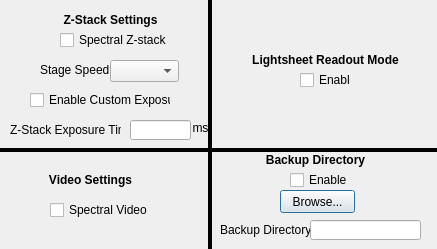
<?xml version="1.0" encoding="UTF-8"?>
<ui version="4.0">
 <class>HTLSAdvSettingsDialog</class>
 <widget class="QDialog" name="HTLSAdvSettingsDialog">
  <property name="geometry">
   <rect>
    <x>0</x>
    <y>0</y>
    <width>437</width>
    <height>249</height>
   </rect>
  </property>
  <property name="windowTitle">
   <string>Advanced Settings</string>
  </property>
  <widget class="QLabel" name="z_stack_exp_unit_label">
   <property name="geometry">
    <rect>
     <x>190</x>
     <y>120</y>
     <width>21</width>
     <height>16</height>
    </rect>
   </property>
   <property name="text">
    <string>ms</string>
   </property>
   <property name="alignment">
    <set>Qt::AlignCenter</set>
   </property>
  </widget>
  <widget class="QLabel" name="z_stack_settings_label">
   <property name="geometry">
    <rect>
     <x>60</x>
     <y>10</y>
     <width>101</width>
     <height>20</height>
    </rect>
   </property>
   <property name="text">
    <string>&lt;html&gt;&lt;head/&gt;&lt;body&gt;&lt;p&gt;&lt;span style=&quot; font-weight:600;&quot;&gt;Z-Stack Settings&lt;/span&gt;&lt;/p&gt;&lt;/body&gt;&lt;/html&gt;</string>
   </property>
   <property name="alignment">
    <set>Qt::AlignCenter</set>
   </property>
  </widget>
  <widget class="QLineEdit" name="z_stack_exposure_line_edit">
   <property name="geometry">
    <rect>
     <x>130</x>
     <y>120</y>
     <width>61</width>
     <height>20</height>
    </rect>
   </property>
   <property name="whatsThis">
    <string>&lt;html&gt;&lt;head/&gt;&lt;body&gt;&lt;p&gt;Exposure time for use in Z-stack. &lt;/p&gt;&lt;p&gt;If spectral Z-stack is enabled, exposure time is only limited by camera's min/max exposure time. &lt;/p&gt;&lt;p&gt;If both spectral Z-stack and custom exposure are disabled, exposure time will be ~ 1/stage_speed&lt;/p&gt;&lt;p&gt;If spectral Z-stack is disabaled but custom exposure is enabled, allowed exposure time is determined by camera's allowed exposure in external trigger mode. See Hamamatsu documentation for more details.&lt;/p&gt;&lt;/body&gt;&lt;/html&gt;</string>
   </property>
  </widget>
  <widget class="QLabel" name="z_stack_exposure_label">
   <property name="geometry">
    <rect>
     <x>10</x>
     <y>120</y>
     <width>111</width>
     <height>20</height>
    </rect>
   </property>
   <property name="text">
    <string>Z-Stack Exposure Time:</string>
   </property>
  </widget>
  <widget class="QCheckBox" name="video_spectral_check_box">
   <property name="geometry">
    <rect>
     <x>50</x>
     <y>200</y>
     <width>121</width>
     <height>20</height>
    </rect>
   </property>
   <property name="whatsThis">
    <string>&lt;html&gt;&lt;head/&gt;&lt;body&gt;&lt;p&gt;If checked, videos will be performed by alternating between channels until the desired number of images are acquired per channel.&lt;/p&gt;&lt;p&gt;Otherwise, a full video will be taken in each channel one at a time.&lt;/p&gt;&lt;/body&gt;&lt;/html&gt;</string>
   </property>
   <property name="text">
    <string>Spectral Video</string>
   </property>
  </widget>
  <widget class="QLabel" name="video_settings_label">
   <property name="geometry">
    <rect>
     <x>40</x>
     <y>170</y>
     <width>101</width>
     <height>20</height>
    </rect>
   </property>
   <property name="text">
    <string>&lt;html&gt;&lt;head/&gt;&lt;body&gt;&lt;p&gt;&lt;span style=&quot; font-weight:600;&quot;&gt;Video Settings&lt;/span&gt;&lt;/p&gt;&lt;/body&gt;&lt;/html&gt;</string>
   </property>
   <property name="alignment">
    <set>Qt::AlignCenter</set>
   </property>
  </widget>
  <widget class="QLabel" name="stage_speed_label">
   <property name="geometry">
    <rect>
     <x>40</x>
     <y>60</y>
     <width>71</width>
     <height>20</height>
    </rect>
   </property>
   <property name="text">
    <string>Stage Speed:</string>
   </property>
  </widget>
  <widget class="QComboBox" name="stage_speed_combo_box">
   <property name="geometry">
    <rect>
     <x>110</x>
     <y>60</y>
     <width>69</width>
     <height>22</height>
    </rect>
   </property>
   <property name="whatsThis">
    <string>&lt;html&gt;&lt;head/&gt;&lt;body&gt;&lt;p&gt;Sets stage speed to be used during continuous Z-stack. Note that this doesn't apply if Spectral Z-stack is enabled.&lt;/p&gt;&lt;p&gt;Since 30 is the full sensor maximum framerate of the PCO camera, 30 um/s is the current default speed. &lt;/p&gt;&lt;/body&gt;&lt;/html&gt;</string>
   </property>
  </widget>
  <widget class="Line" name="line_2">
   <property name="geometry">
    <rect>
     <x>200</x>
     <y>-100</y>
     <width>20</width>
     <height>361</height>
    </rect>
   </property>
   <property name="frameShadow">
    <enum>QFrame::Plain</enum>
   </property>
   <property name="lineWidth">
    <number>4</number>
   </property>
   <property name="orientation">
    <enum>Qt::Vertical</enum>
   </property>
  </widget>
  <widget class="QLabel" name="save_label">
   <property name="geometry">
    <rect>
     <x>220</x>
     <y>220</y>
     <width>91</width>
     <height>20</height>
    </rect>
   </property>
   <property name="text">
    <string>Backup Directory:</string>
   </property>
  </widget>
  <widget class="QPushButton" name="backup_directory_browse_button">
   <property name="geometry">
    <rect>
     <x>280</x>
     <y>190</y>
     <width>75</width>
     <height>23</height>
    </rect>
   </property>
   <property name="whatsThis">
    <string>&lt;html&gt;&lt;head/&gt;&lt;body&gt;&lt;p&gt;Browse and choose backup directory.&lt;/p&gt;&lt;/body&gt;&lt;/html&gt;</string>
   </property>
   <property name="text">
    <string>Browse...</string>
   </property>
  </widget>
  <widget class="QLineEdit" name="backup_directory_line_edit">
   <property name="geometry">
    <rect>
     <x>310</x>
     <y>220</y>
     <width>111</width>
     <height>20</height>
    </rect>
   </property>
   <property name="whatsThis">
    <string>&lt;html&gt;&lt;head/&gt;&lt;body&gt;&lt;p&gt;Backup directory.&lt;/p&gt;&lt;/body&gt;&lt;/html&gt;</string>
   </property>
  </widget>
  <widget class="QCheckBox" name="backup_directory_check_box">
   <property name="geometry">
    <rect>
     <x>290</x>
     <y>170</y>
     <width>71</width>
     <height>20</height>
    </rect>
   </property>
   <property name="whatsThis">
    <string>&lt;html&gt;&lt;head/&gt;&lt;body&gt;&lt;p&gt;Let's you choose a backup directory in case the primary directory runs out of space.&lt;/p&gt;&lt;/body&gt;&lt;/html&gt;</string>
   </property>
   <property name="text">
    <string>Enable</string>
   </property>
  </widget>
  <widget class="QCheckBox" name="z_stack_spectral_check_box">
   <property name="geometry">
    <rect>
     <x>60</x>
     <y>30</y>
     <width>121</width>
     <height>20</height>
    </rect>
   </property>
   <property name="whatsThis">
    <string>&lt;html&gt;&lt;head/&gt;&lt;body&gt;&lt;p&gt;If checked, Z-stack will be performed in the following way:&lt;/p&gt;&lt;p&gt;1. stage will move to first position.&lt;/p&gt;&lt;p&gt;2. Images will be taken with each channel selected.&lt;/p&gt;&lt;p&gt;3. stage will move by the set step size.&lt;/p&gt;&lt;p&gt;4. repeat 2 and 3 until end position is reached.&lt;/p&gt;&lt;p&gt;Otherwise, Z-stack will be performed with continuous stage motion, acquiring one channel at a time.&lt;/p&gt;&lt;/body&gt;&lt;/html&gt;</string>
   </property>
   <property name="text">
    <string>Spectral Z-stack</string>
   </property>
  </widget>
  <widget class="QCheckBox" name="lsrm_check_box">
   <property name="geometry">
    <rect>
     <x>300</x>
     <y>70</y>
     <width>51</width>
     <height>20</height>
    </rect>
   </property>
   <property name="whatsThis">
    <string>&lt;html&gt;&lt;head/&gt;&lt;body&gt;&lt;p&gt;If checked, will enable Lightsheet Readout Mode (rolling shutter). Note that this should be configured in the Galvo Setup part of the application.&lt;/p&gt;&lt;p&gt;&lt;br/&gt;&lt;/p&gt;&lt;/body&gt;&lt;/html&gt;</string>
   </property>
   <property name="text">
    <string>Enable</string>
   </property>
  </widget>
  <widget class="QLabel" name="lsrm_label">
   <property name="geometry">
    <rect>
     <x>250</x>
     <y>50</y>
     <width>151</width>
     <height>20</height>
    </rect>
   </property>
   <property name="text">
    <string>&lt;html&gt;&lt;head/&gt;&lt;body&gt;&lt;p&gt;&lt;span style=&quot; font-weight:600;&quot;&gt;Lightsheet Readout Mode&lt;/span&gt;&lt;/p&gt;&lt;/body&gt;&lt;/html&gt;</string>
   </property>
   <property name="alignment">
    <set>Qt::AlignCenter</set>
   </property>
  </widget>
  <widget class="Line" name="line_7">
   <property name="geometry">
    <rect>
     <x>-30</x>
     <y>140</y>
     <width>491</width>
     <height>20</height>
    </rect>
   </property>
   <property name="font">
    <font>
     <pointsize>8</pointsize>
    </font>
   </property>
   <property name="frameShadow">
    <enum>QFrame::Plain</enum>
   </property>
   <property name="lineWidth">
    <number>4</number>
   </property>
   <property name="orientation">
    <enum>Qt::Horizontal</enum>
   </property>
  </widget>
  <widget class="QLabel" name="backup_label">
   <property name="geometry">
    <rect>
     <x>240</x>
     <y>150</y>
     <width>151</width>
     <height>20</height>
    </rect>
   </property>
   <property name="text">
    <string>&lt;html&gt;&lt;head/&gt;&lt;body&gt;&lt;p&gt;&lt;span style=&quot; font-weight:600;&quot;&gt;Backup Directory&lt;/span&gt;&lt;/p&gt;&lt;/body&gt;&lt;/html&gt;</string>
   </property>
   <property name="alignment">
    <set>Qt::AlignCenter</set>
   </property>
  </widget>
  <widget class="QCheckBox" name="custom_exposure_check_box">
   <property name="geometry">
    <rect>
     <x>30</x>
     <y>90</y>
     <width>141</width>
     <height>20</height>
    </rect>
   </property>
   <property name="whatsThis">
    <string>&lt;html&gt;&lt;head/&gt;&lt;body&gt;&lt;p&gt;If checked, allows user to set custom exposure time for z-stack.&lt;/p&gt;&lt;p&gt;Due to how the camera triggering system works, when this option is enabled, only certain exposure time ranges are allowed.&lt;/p&gt;&lt;p&gt;For example, if stage speed is 30 um/s, the maximum exposure time is ~23 ms. See Hamamtsu edge trigger mode for more information.&lt;/p&gt;&lt;p&gt;&lt;br/&gt;&lt;/p&gt;&lt;/body&gt;&lt;/html&gt;</string>
   </property>
   <property name="text">
    <string>Enable Custom Exposure</string>
   </property>
  </widget>
 </widget>
 <resources/>
 <connections/>
</ui>
